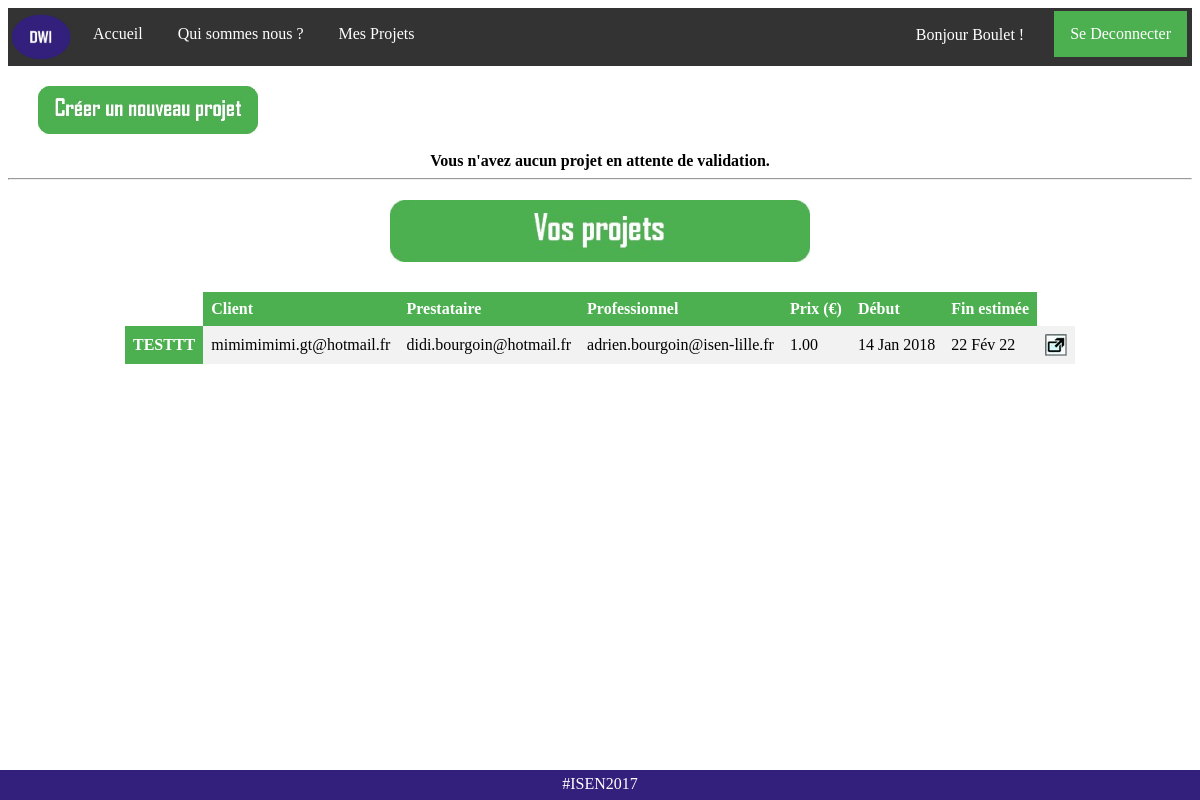
/connected (signed in), run on an earlier commit of the app's database.
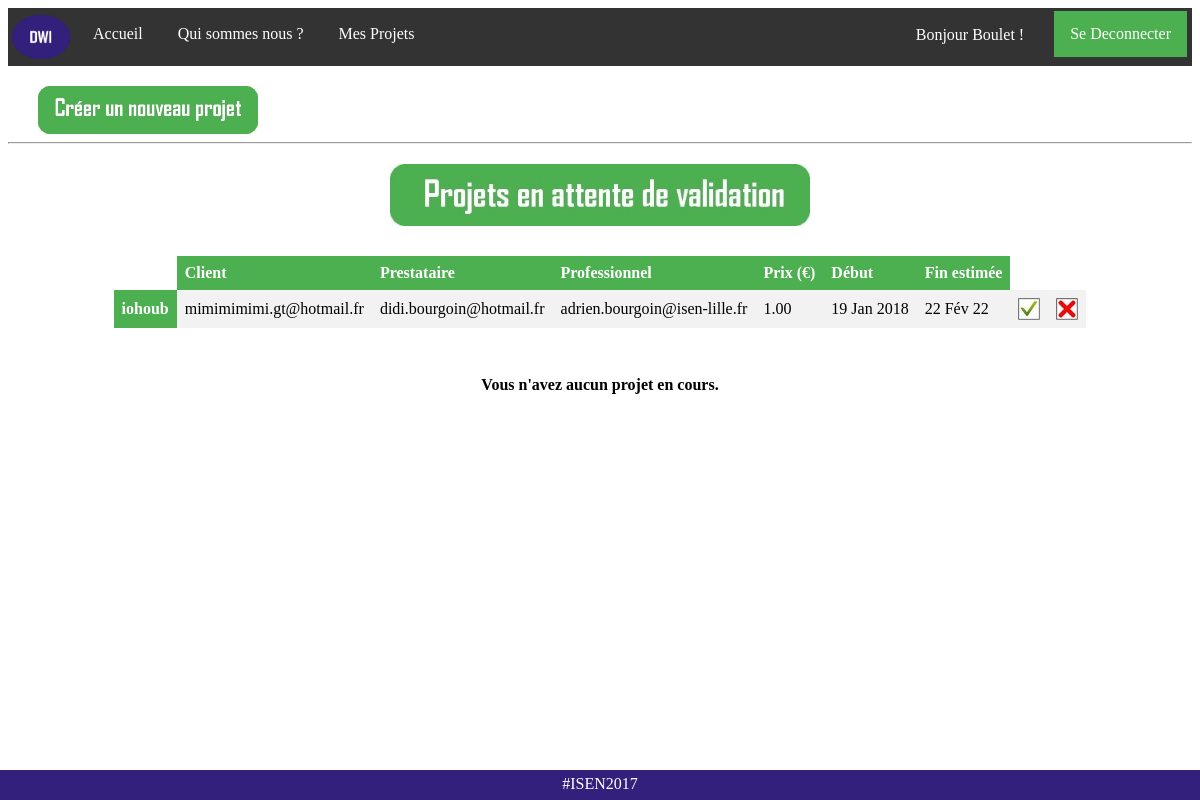
And on a later commit of the database.
### TheSafeDeal_NoAdmin/models.py (models this page shows, shortened)
class CustomUser(AbstractUser):
    typeUser = models.CharField(max_length=30, choices=TYPE_USER,null=False, blank=False)
    projet = models.CharField(max_length=32, blank=True)
    email = models.EmailField(verbose_name='email address',max_length=255,unique=True,)
    def get_projects_list(self):
    	if self.projet == "" :
    		return []
    	else:
    		result = self.projet.split(';')
    		result.remove("")
    		return result
    def get_validated_projects_list(self):
    	user_type = self.typeUser
    	projects_list = self.get_projects_list()
    	validated_projects = []
    	unvalidated_projects = []
    	if len(projects_list) == 0:
    		return [],[]
    	for key_project in projects_list:
    		if user_type == 'Prestataire':
    			if Projet.objects.get(key=key_project).isValidate_Prestataire :
    				validated_projects.append(Projet.objects.get(key=key_project))
    			elif not Projet.objects.get(key=key_project).isValidate_Prestataire :
    				unvalidated_projects.append(Projet.objects.get(key=key_project))
    		elif user_type == 'Professionnel':
    			if Projet.objects.get(key=key_project).isValidate_Professionnel :
    				validated_projects.append(Projet.objects.get(key=key_project))
    			elif not Projet.objects.get(key=key_project).isValidate_Professionnel :
    				unvalidated_projects.append(Projet.objects.get(key=key_project))
    		elif user_type == 'Client':
    			if Projet.objects.get(key=key_project).isValidate_Client :
    				validated_projects.append(Projet.objects.get(key=key_project))
    			elif not Projet.objects.get(key=key_project).isValidate_Client :
    				unvalidated_projects.append(Projet.objects.get(key=key_project))
    	return validated_projects,unvalidated_projects

class Projet(models.Model):
	titre = models.CharField(max_length=200)
	key = models.CharField(max_length=32, unique=True)
	prestataire = models.TextField(max_length=150, blank=True)
	client = models.TextField(max_length=150)
	professionnel = models.TextField(max_length=150)
	date_debut = models.DateTimeField(auto_now_add = True, auto_now=False)
	date_fin = models.DateTimeField(auto_now = False, blank = False)
	description = models.TextField()
	prix = models.DecimalField(max_digits=9, decimal_places=2)
	isValidate_Prestataire = models.BooleanField(default=False)
	isValidate_Professionnel = models.BooleanField(default=False)
	isValidate_Client = models.BooleanField(default=False)
	REQUIERED_FIELDS = []

### TheSafeDeal_NoAdmin/views.py (the view, shortened to what this page needs)
# urls.py: url(r'^connected$', views.connected, name='connected'),
def connected(request):
    user = request.user
    if user.is_authenticated() :
        utilisateur = CustomUser.objects.get(username=request.user)
        validated_projects = utilisateur.get_validated_projects_list()[0]
        unvalidated_projects = utilisateur.get_validated_projects_list()[1]
        if request.method == "POST":
            form = NewProjectForm(request.POST)
            if form.is_valid():
                cleaned_info = form.cleaned_data
                new_project = form.save(commit=False)
                new_project.key = get_random_string(length=32)
                new_project.date_debut = timezone.now()
                if utilisateur.email != cleaned_info['client'] and utilisateur.email != cleaned_info['professionnel'] and utilisateur.email != cleaned_info['prestataire'] :
                    error = "Vous ne pouvez pas créer un projet sans en faire partie! Voyons..."
                    return render(request, 'connected.html',{'form':form, 'error': error, 'validated_projects':validated_projects, 'unvalidated_projects':unvalidated_projects})
                if CustomUser.objects.filter(email = cleaned_info['client']).exists() and CustomUser.objects.filter(email = cleaned_info['professionnel']).exists():
                    if cleaned_info['prestataire'] == '':
                        cli = CustomUser.objects.get(email = cleaned_info['client'])
                        pro = CustomUser.objects.get(email = cleaned_info['professionnel'])
                        if cli.typeUser == 'Client' and pro.typeUser == 'Professionnel':
                            new_project.save()
                            cli.add_project(new_project.key)
                            pro.add_project(new_project.key)
                            os.mkdir(settings.MEDIA_ROOT+"/"+new_project.key)
                            return redirect(connected)
                        else:
                            error = "Oups! L'adresse email entrée du Professionnel ou Client ne correpond pas à la bonne personne!"
                            return render(request, 'connected.html',{'form':form, 'error': error, 'validated_projects':validated_projects, 'unvalidated_projects':unvalidated_projects})
                    else:
                        if CustomUser.objects.filter(email = cleaned_info['prestataire']).exists():
                            pre = CustomUser.objects.get(email = cleaned_info['prestataire'])
                            pro = CustomUser.objects.get(email = cleaned_info['professionnel'])
                            cli = CustomUser.objects.get(email = cleaned_info['client'])
                            if pre.typeUser == 'Prestataire' and pro.typeUser == 'Professionnel' and cli.typeUser == 'Client':
                                new_project.save()
                                pre.add_project(new_project.key)
                                pro.add_project(new_project.key)
                                cli.add_project(new_project.key)
                                os.mkdir(settings.MEDIA_ROOT+"/"+new_project.key)
                                return redirect(connected)
                            else:
                                error = "Oups! L'adresse email entrée du Professionnel ou Prestataire ou Client ne correpond pas à la bonne entité !"
                                return render(request, 'connected.html',{'form':form, 'error': error, 'validated_projects':validated_projects, 'unvalidated_projects':unvalidated_projects})
                        else:
                            error = "Le Prestataire n'est pas enregistré à cette adresse mail, veuillez réessayer."
                            return render(request, 'connected.html',{'form':form, 'error': error, 'validated_projects':validated_projects, 'unvalidated_projects':unvalidated_projects})
                else:
                    if not CustomUser.objects.filter(email = cleaned_info['client']).exists():
                        error = "Le Client n'est pas enregistré à cette adresse mail, veuillez recréer le projet."
                    elif not CustomUser.objects.filter(email = cleaned_info['professionnel']).exists():
                        error = "Le Professionnel n'est pas enregistré à cette adresse mail, veuillez recréer le projet."
                    return render(request, 'connected.html',{'form':form, 'error': error, 'validated_projects':validated_projects, 'unvalidated_projects':unvalidated_projects})
        else:
            form = NewProjectForm()
        return render(request, 'connected.html',{'form':form, 'user':request.user, 'validated_projects':validated_projects, 'unvalidated_projects':unvalidated_projects})
    else:
        form = NewProjectForm()
    return render(request, 'connected.html',{'form':form, 'user':request.user})

### TheSafeDeal_NoAdmin/templates/connected.html (shortened to what this page needs)
{% load staticfiles %}
<html>
<head>
        <link rel="stylesheet" href="{% static 'css/connected.css' %}" />
</head>
<body>
<ul>
  <li><img src="{% static 'img/logo.jpg' %}" title="Deal With It"></li>
  <li><a href="{% url 'home' %}">Accueil</a></li>
  <li><a href="{% url 'about' %}">Qui sommes nous ?</a></li>
  {% if user.is_authenticated %}
   <li><a href="{% url 'connected' %}">Mes Projets {{ use }}</a></li>
  {% endif %}
  {% if user.is_authenticated %}
  <li style="float:right;padding-right: 5px"><a class="active" href="{% url 'logout' %}">Se Deconnecter</a></li>
  <li style="float:right;padding-right: 30px;margin-top: 15px;color:white">Bonjour {{ user.username }} !</li>
  {% endif %}
</ul>
{% if user.is_authenticated %}
<div style="background-color: white;height: auto;padding-left: 30px;padding-top: 20px">
	<img src="{% static 'img/new_project.jpg' %}" class="new_project" onclick="display_form()"/>
</div>
<center>
{% if unvalidated_projects|length != 0 %}
<hr>
<center>
<div class="projet">
	<img src="{% static 'img/waiting_project.jpg' %}" class="waiting_project"/>
	<table>
		<tr>
	     <td></td>
	     <th>Client</th>
	     <th>Prestataire</th>
	     <th>Professionnel</th>
	     <th>Prix (€)</th>
	     <th>Début</th>
	     <th>Fin estimée</th>
	    </tr>
		<tr>
		{% for projet in unvalidated_projects %}
    		<th title={{ projet.description }}>{{ projet.titre }}</th>
	     	<td>{{ projet.client }}</td>
	     	<td>{{ projet.prestataire }}</td>
	     	<td>{{ projet.professionnel }}</td>
	     	<td>{{ projet.prix }}</td>
	     	<td>{{ projet.date_debut|date:"d M Y" }}</td>
	     	<td>{{ projet.date_fin|date:"d M Y" }}</td>
	     	<td><a href="{% url 'connected' %}?key={{ projet.key }}&validate=True"><img title="Accepter ce projet" src="{% static 'img/accepter.jpg' %}"/></a></td>
	     	<td><a href="{% url 'connected' %}?key={{ projet.key }}&validate=False"><img title="Refuser ce projet" src="{% static 'img/refuser.jpg' %}"/></a></td>
	    </tr>
		{% endfor %}
	</table>
</div>
{% endif %}
{% if unvalidated_projects|length == 0 %}
<br />
<strong>Vous n'avez aucun projet en attente de validation.</strong>
{% endif %}
{% if validated_projects|length != 0 %}
<hr>
<div class="projet">
	<img src="{% static 'img/your_projects.jpg' %}" class="waiting_project"/>
	<table>
		<tr>
	     <td></td>
	     <th>Client</th>
	     <th>Prestataire</th>
	     <th>Professionnel</th>
	     <th>Prix (€)</th>
	     <th>Début</th>
	     <th>Fin estimée</th>
	    </tr>
		{% for projet in validated_projects %}
		<tr>
	     <th title={{ projet.description }}>{{ projet.titre }}</th>
	     <td>{{ projet.client }}</td>
	     <td>{{ projet.prestataire }}</td>
	     <td>{{ projet.professionnel }}</td>
	     <td>{{ projet.prix }}</td>
	     <td>{{ projet.date_debut|date:"d M Y" }}</td>
	     <td>{{ projet.date_fin|date:"d M Y" }}</td>
	     <td><a href="../project/{{ projet.key }}" target="_blank"><img src="{% static 'img/open.jpg' %}" title="Ouvrir la page du projet" class="open"/></a>
	     </td>
	    {% endfor %}
	</table>
</div>
<br />
{% endif %}
{% if validated_projects|length == 0 %}
<br />
<strong>Vous n'avez aucun projet en cours.</strong>
{% endif %}
</center>
{% endif %}
<div class="footer">
  <p>#ISEN2017</p>
</div>
</html>

### TheSafeDeal_NoAdmin/static/css/connected.css (style rules this page uses)
ul { list-style-type: none; margin: 0; padding: 0; overflow: hidden; background-color: #333; }
li { float: left; padding-top: 3px; padding-bottom: 3px; padding-right: 3px; }
li a { display: block; color: white; text-align: center; padding: 14px 16px; text-decoration: none; }
li img { height: 46px; width: 60px; display: block; padding-left: 3px; padding-top: 3px; padding-bottom: 3px; padding-right: 3px; }
table { border-collapse: collapse; width: auto; position: relative; margin-top: 30px; margin-bottom: 30px }
th, td { text-align: left; padding: 8px; }
tr:nth-child(even) { background-color: #f2f2f2 }
th { background-color: #4CAF50; color: white; }
.active { background-color: #4CAF50; }
.new_project { border-collapse: collapse; width: 220px; height: auto; cursor: pointer; }
.projet { background-color: white; height: auto; margin-top: 20px; width: 100% }
.waiting_project { position: relative; width: 420px; height: auto; }
.footer p { margin-top: 5px; font-family: calibri; }
.footer { position: fixed; left: 0; bottom: 0; width: 100%; background-color: #331f7c; color: white; text-align: center; height: 30px; }

What changed in the data, as far as the page shows it:
removed Projet: titre "TESTTT", client "mimimimimi.gt@hotmail.fr", prestataire "didi.bourgoin@hotmail.fr", professionnel "adrien.bourgoin@isen-lille.fr", prix "1.00", date_debut "14 Jan 2018", date_fin "22 Fév 22"
added Projet: titre "iohoub", client "mimimimimi.gt@hotmail.fr", prestataire "didi.bourgoin@hotmail.fr", professionnel "adrien.bourgoin@isen-lille.fr", prix "1.00", date_debut "19 Jan 2018", date_fin "22 Fév 22"
Also different on the page:
text no longer shown: "Vous n'avez aucun projet en attente de validation."
text now shown: "Vous n'avez aucun projet en cours."
